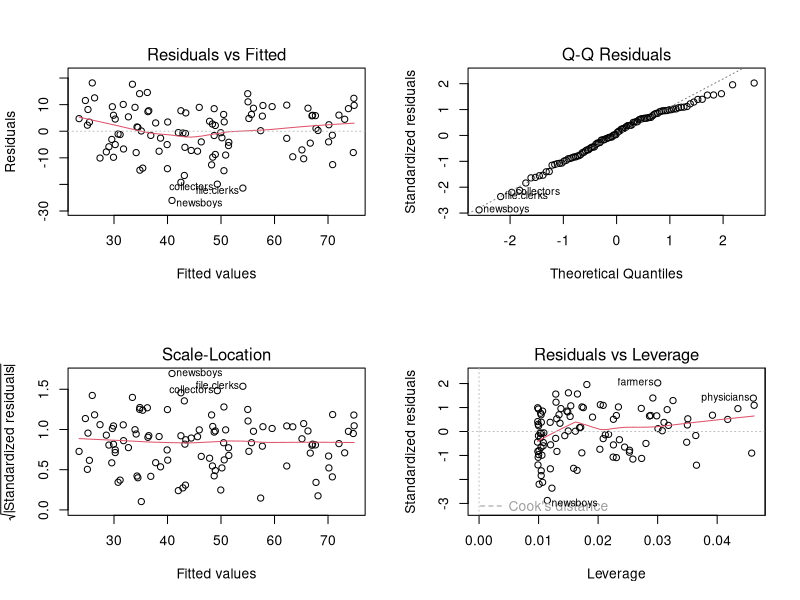
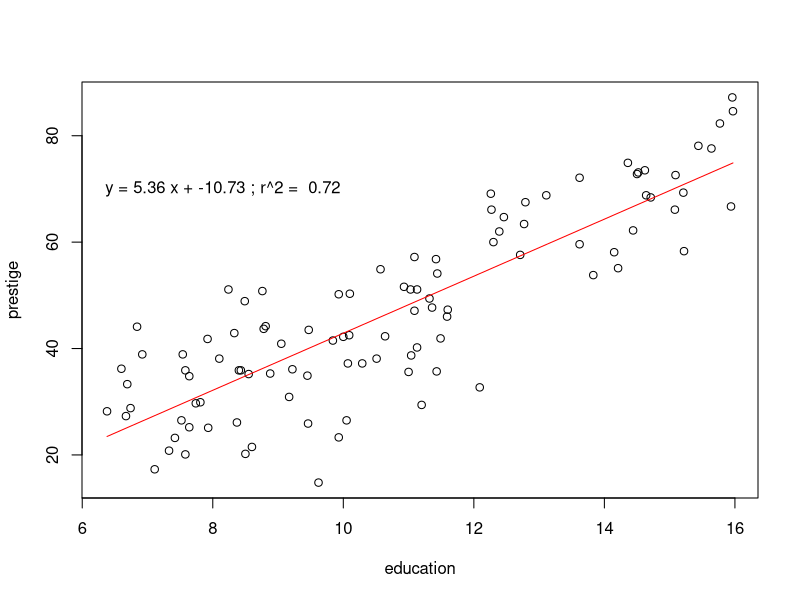
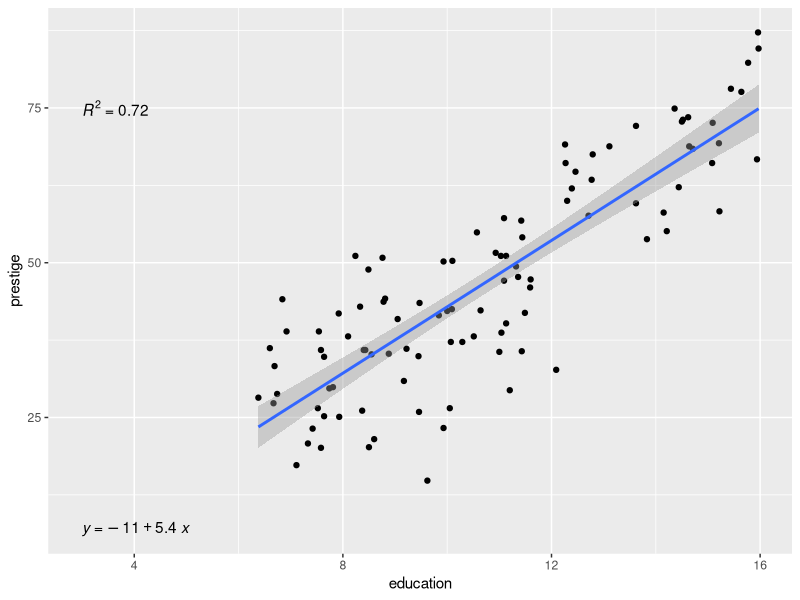

The R script that drew these images, in order:
# Load the Prestige dataset
prestige = read.table("prestige.tab",
                      header=TRUE,
                      sep="\t",
                      stringsAsFactors=TRUE)

# Carry out linear regression on the dataset, with prestige as
# the dependent variable, and education as the explanatory
# variable
model = lm(prestige ~ education, data=prestige)

# Show diagnostic graphics for the regression model
par(mfrow=c(2,2))
plot(model)
par(mfrow=c(1,1))

# Plot fitted regression curve on the data
plot(prestige ~ education, data=prestige)
lines(sort(prestige$education),
      fitted(model)[order(prestige$education)],
      col="red")

# Add text annotation to plot
text(x=6.2, y=70, pos=4,
     labels=paste("y =",
                  round(model$coefficients[2], 2),
                  "x +",
                  round(model$coefficients[1], 2),
                  "; r^2 = ",
                  round(summary(model)$r.squared, 2)))

# Import ggplot/ggpubr for graphics
library(ggplot2)
library(ggpubr)

# Generate an annotated linear regression plot in ggplot2
ggplot(prestige, aes(x=education, y=prestige)) +
  geom_point() +
  geom_smooth(method="lm") +
  stat_regline_equation(label.x = 3, label.y = 75,
                        aes(label = ..rr.label..)) +
  stat_regline_equation(label.x = 3, label.y = 7,
                        aes(label = ..eq.label..))